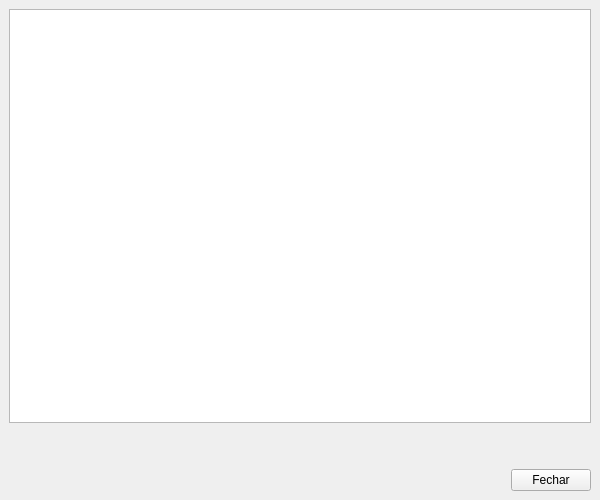
<?xml version="1.0" encoding="UTF-8"?>
<ui version="4.0">
 <class>MainWindow</class>
 <widget class="QMainWindow" name="MainWindow">
  <property name="geometry">
   <rect>
    <x>0</x>
    <y>0</y>
    <width>600</width>
    <height>500</height>
   </rect>
  </property>
  <property name="windowTitle">
   <string>Table Viewer</string>
  </property>
  <widget class="QWidget" name="centralwidget">
   <layout class="QVBoxLayout" name="verticalLayout_2">
    <item>
     <layout class="QVBoxLayout" name="verticalLayout">
      <item>
       <widget class="QTableWidget" name="tableWidget">
        <attribute name="horizontalHeaderCascadingSectionResizes">
         <bool>false</bool>
        </attribute>
        <attribute name="horizontalHeaderMinimumSectionSize">
         <number>50</number>
        </attribute>
        <attribute name="horizontalHeaderDefaultSectionSize">
         <number>288</number>
        </attribute>
        <attribute name="verticalHeaderVisible">
         <bool>false</bool>
        </attribute>
       </widget>
      </item>
      <item>
       <spacer name="verticalSpacer">
        <property name="orientation">
         <enum>Qt::Vertical</enum>
        </property>
        <property name="sizeType">
         <enum>QSizePolicy::Minimum</enum>
        </property>
        <property name="sizeHint" stdset="0">
         <size>
          <width>20</width>
          <height>40</height>
         </size>
        </property>
       </spacer>
      </item>
     </layout>
    </item>
    <item>
     <layout class="QHBoxLayout" name="horizontalLayout">
      <item>
       <spacer name="horizontalSpacer">
        <property name="orientation">
         <enum>Qt::Horizontal</enum>
        </property>
        <property name="sizeHint" stdset="0">
         <size>
          <width>40</width>
          <height>20</height>
         </size>
        </property>
       </spacer>
      </item>
      <item>
       <widget class="QPushButton" name="pushButton">
        <property name="text">
         <string>Fechar</string>
        </property>
       </widget>
      </item>
     </layout>
    </item>
   </layout>
  </widget>
 </widget>
 <resources/>
 <connections/>
</ui>
